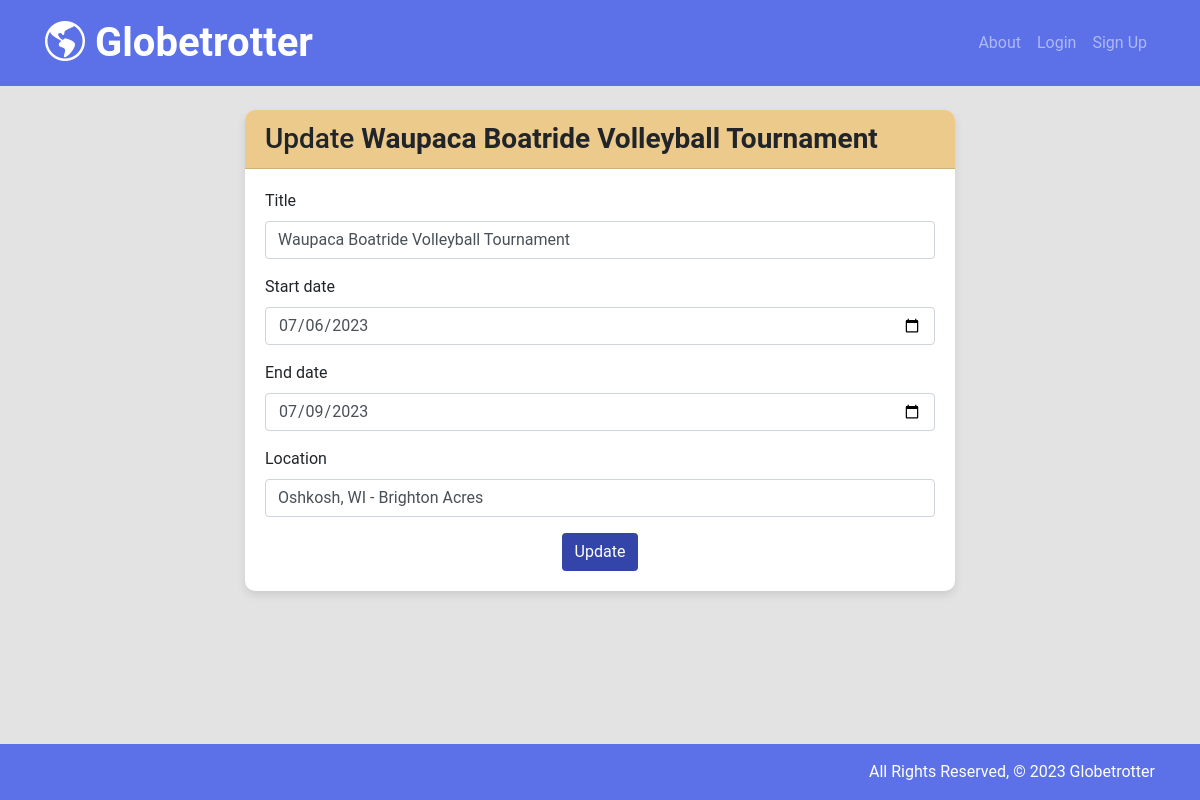
The page /itineraries/1/update/ on the database its author committed.
### main_app/models.py (models this page shows, shortened)
class TravelItinerary(models.Model):
    users = models.ManyToManyField(User)
    title = models.CharField(max_length=100)
    start_date = models.DateField()
    end_date = models.DateField()
    location = models.CharField(max_length=100)
    hotel = models.CharField(max_length=100)
    notes = models.TextField(blank=True)

### main_app/views.py (the view)
class ItineraryUpdate(UpdateView):
    model = TravelItinerary
    template_name = "itineraries/update.html"
    fields = ["title", "start_date", "end_date", "location"]
    success_url = reverse_lazy("index_itinerary")
    def get_form(self, form_class=None):
        form = super().get_form(form_class)
        for field_name, field in form.fields.items():
            field.widget.attrs.update({"class": "form-control"})
            if field_name == "end_date" or field_name == "start_date":
                field.widget.input_type = "date"
        return form
    def get_context_data(self, **kwargs):
        context = super().get_context_data(**kwargs)
        itinerary = get_object_or_404(TravelItinerary, pk=self.kwargs["pk"])
        context["itinerary"] = itinerary
        return context

### main_app/templates/itineraries/update.html (shortened to what this page needs)
{% extends 'base.html' %} {% block content %}
<div class="container mt-4">
  <div class="row justify-content-center">
    <div class="col-lg-8">
      <div class="card">
        <div class="card-header bg-yellow">
          <h3 class="mb-0">Update <strong>{{ itinerary.title }}</strong></h3>
        </div>
        <div class="card-body">
          <form action="" method="POST">
            {% for field in form %}
            <div class="form-group">
              <label for="{{ field.id_for_label }}">{{ field.label }}</label>
              {{ field }}
            </div>
            {% endfor %}
            <div class="text-center">
              <input type="submit" value="Update" class="btn btn-purple" />
            </div>
          </form>
        </div>
      </div>
    </div>
  </div>
</div>
{% endblock %}

### main_app/static/css/style.css (style rules this page uses)
body { background-color: #e3e3e3; background-size: cover; background-repeat: no-repeat; font-family: "Roboto", sans-serif; height: 100vh; }
.btn.btn-purple { background-color: #3345a9; color: white; }
.card-header { font-weight: bold; border-radius: 10px 10px 0px 0px !important; }
.card-header.bg-yellow { background-color: #ebca8b; }
.card { box-shadow: 0 4px 8px rgba(0, 0, 0, 0.1); transition: box-shadow 0.2s ease; border: 0px; border-radius: 10px; }

### rows shown on the page
TravelItinerary: title "Waupaca Boatride Volleyball Tournament", form "Waupaca Boatride Volleyball Tournament" "07/06/2023" "07/09/2023" "Oshkosh, WI - Brighton Acres"

### other values the page prints
{{ field.label }} "Title" "Start date" "End date" "Location"
